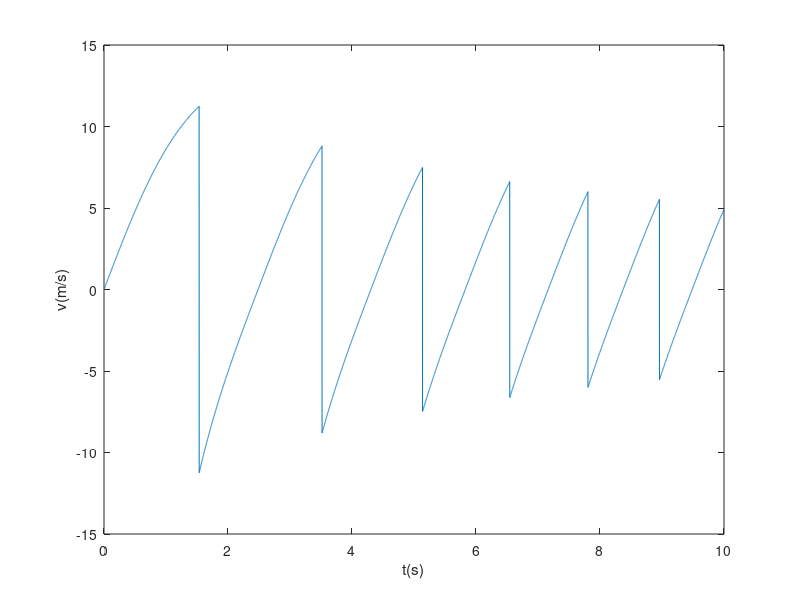
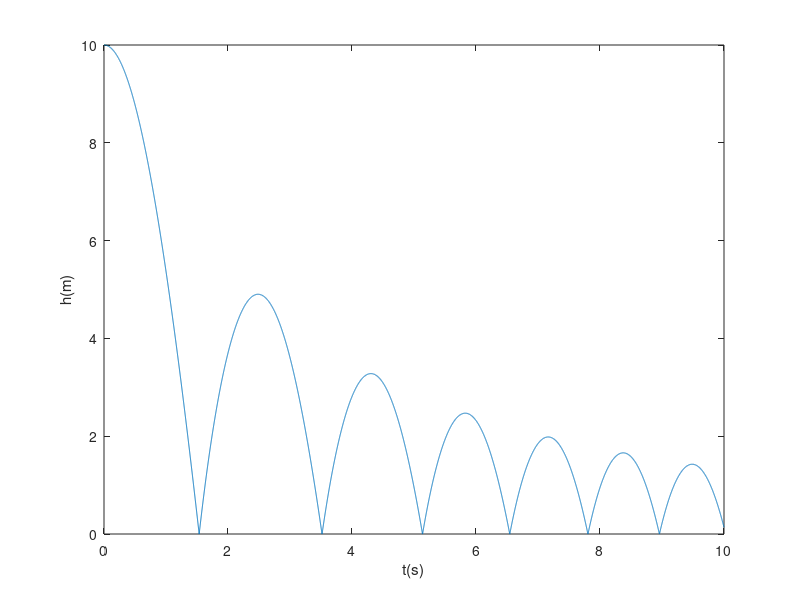

MATLAB code for these plots, in order:
clear;
clc;
H=10;g=10;v0=0;dt=0.001;k=0.05;%k为阻力系数
m=1;v(1)=v0;h(1)=H; a(1)=g;%k是数组/矩阵下标
for t=0:dt:10
    a(m)=g-k*abs(v(m))*v(m);
    %f阻=-k*abs(v)*v，这个公式对v的大小是有限制的,当v很小时,该公式不适用,注意阻力方向始终是与v方向相反的
    v(m+1)=v(m)+a(m)*dt;
    h(m+1)=h(m)-v(m)*dt;
    if h(m+1)<0
        v(m+1)=-v(m); %触地后反弹，此时只有速度方向改变，其他量不变
        h(m+1)=0;
    end
    m=m+1;
end
t=0:dt:10;%因为for语句中t不再是向量，而只是一个数了，所以要再写一遍
figure(1);
plot(t,v(1:length(t)));xlabel('t(s)');ylabel('v(m/s)');
%注意工作区中t与v和h的向量长度不同，所以我们这里需要截断处理
%当阻力系数选取较大时，会观察到图像有一段平线，即当重力与阻力相等时匀速直线运动
figure(2);
plot(t,h(1:length(t)));xlabel('t(s)');ylabel('h(m)');
%xlabel和ylabel给横纵坐标打标签，即所代表物理含义及单位